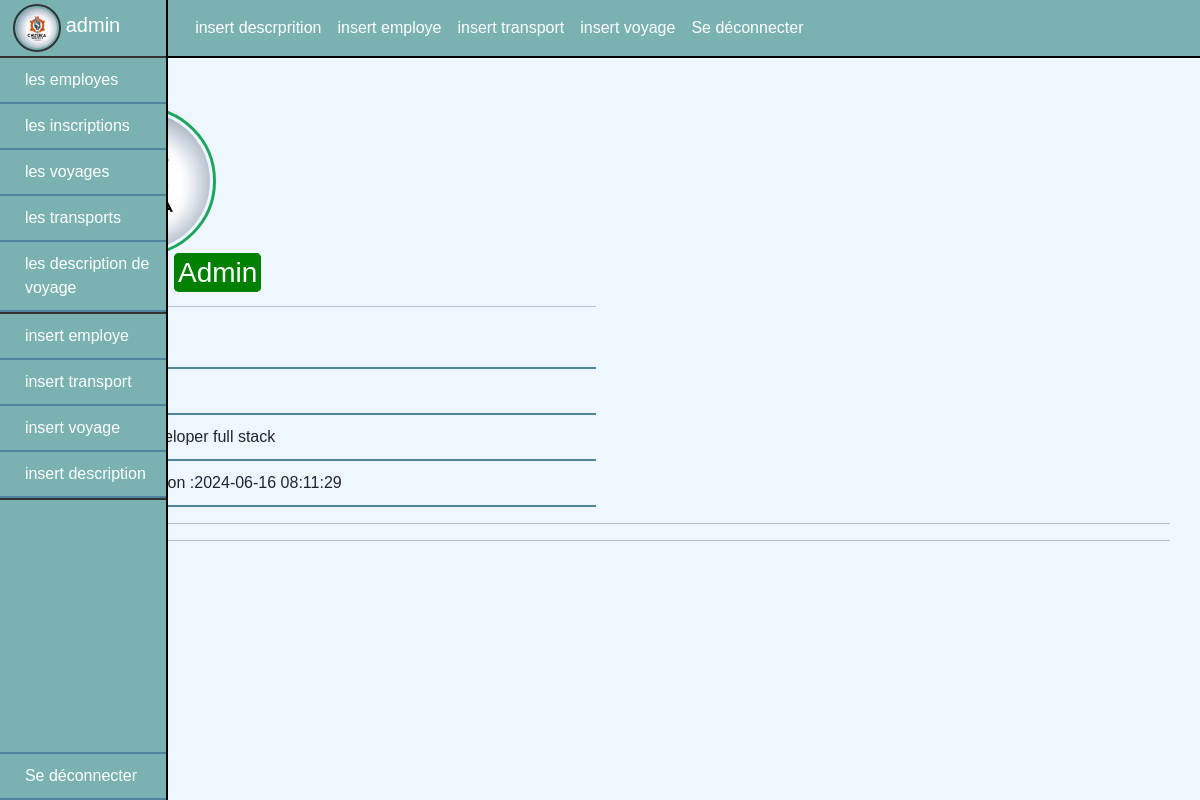
Page /admin/profile.php?codeEmp=6 (signed in) on the committed database.
### tables this page shows
CREATE TABLE `employe` (
  `codeEmp` int(11) NOT NULL,
  `nom` varchar(50) DEFAULT NULL,
  `fonction` varchar(255) DEFAULT NULL,
  `user` varchar(255) NOT NULL,
  `pwd` varchar(255) NOT NULL,
  `idgroup` int(11) NOT NULL DEFAULT 0,
  `gender` varchar(20) NOT NULL,
  `photo_profile` text NOT NULL,
  `date_creation` timestamp NOT NULL DEFAULT current_timestamp()
);

### admin/profile.php (the view, shortened to what this page needs)
<?php
                if(!empty($_SESSION['idgroup'])){
                    include 'init.php' ;
                    require_once $includes.'conxDB.php';
                    include $includes.'header.php' ;
                     $codeEmp= $_GET['codeEmp'];
                     $sql="SELECT `codeEmp`, `nom`, `fonction`, `user`, `pwd`, `idgroup`, `gender`, `photo_profile`, `date_creation` FROM `employe` WHERE codeEmp=?";
                     $req=$con->prepare($sql);
                     $req->execute([$codeEmp]);
                     $res=$req->fetch(PDO::FETCH_ASSOC);
                    if( $res['idgroup'] == 1){
                         $type = "<span class='span_type ms-3'>Admin</span>" ;
                     }else{
                        $type = "<span class='span_type ms-3' >Employe</span>" ;
                     }
?>
         <div class="container-fluid p-0" style="position: relative;height:100vh;">
                         <?php
                          require_once $includes.'navbar_admin.php' ;
                          include $includes.'dashbord.php' ;
                          ?>
        <div class="container py-5 ">
            <div class="row row_img_profil ps-4">
                     <div>
                     </div>
            </div>
            <div class="row row_info ps-3" >
                <div class="col-12 col-lg-6">
                   <h3 class="ps-3"> <?= $res['user'] ." ". $type ?> </h3>
                   <hr>
                   <ul class="info_profile">
                       <li>Nom :<?= $res['nom'] ?> </li>
                       <li>Sexe :<?= $res['gender'] ?> </li>
                       <li>Fonction :<?= $res['fonction'] ?> </li>
                       <li>Date de creation :<?= $res['date_creation'] ?> </li>
                   </ul>
                </div>
                <hr>
                <hr>
            </div>
        </div>
<?php
                     include $includes.'footer.php' ;
                    }else{
                       header("location:../pages/connEmp.php") ;
                    }
?>

### includes/dashbord.php
<?php
        $codeEmp= $_SESSION['codeEmp'] ;
        $sql="SELECT `codeEmp`, `user`, photo_profile FROM `employe` WHERE `codeEmp`=?";
        $req=$con->prepare($sql);
        $req->execute([$codeEmp]);
        $res_dashbord=$req->fetch(PDO::FETCH_ASSOC);
?>
<section class="dashbord  " >
    <div class="div_info_admin py-1" style="border-bottom: 2px solid  #333;">
        <a href="profile.php?codeEmp=<?= $codeEmp ?>">
        <img src="../upload_images/<?= $res_dashbord['photo_profile'] ;?>" width="50px" height="50px" class="img-dash-admin" alt="">
        <span><?= $res_dashbord['user'] ; ?></span>
        </a>
    </div>
    <ul class="ul_dashbord">
        <li><a href="index.php">les employes</a></li>
        <li><a href="les_inscription_Emp.php">les inscriptions</a></li>
        <li><a href="les_voyages.php">les voyages</a></li>
        <li><a href="les_transports.php">les transports</a></li>
        <li><a href="les_desc_voy.php">les description de voyage  </a> </li>
        <li style="width: 100%;border:1px solid #333"></li>
        <li><a href="insert_emp.php">insert employe </a></li>
        <li><a href="insert_transport.php">insert transport </a></li>
        <li><a href="insert_voy.php">insert voyage </a></li>
        <li><a href="insert_desc.php">insert description </a></li>
        <li style="width: 100%;border:1px solid #333"></li>
        <li class="li_logout" ><a href="deconnecter.php">Se déconnecter</a></li>
    </ul>
</section>

### css/style.css (style rules this page uses)
* { padding: 0%; margin: 0%; box-sizing: border-box; font-family: Arial, Helvetica, sans-serif !important; }
body { background-color:#EEF7FF !important; }
.container { position: relative; }
.info_profile, .ul_dashbord { list-style-type: none; padding: 0%; }
.info_profile li , .ul_dashbord a { padding: 10px; border-bottom: 2px solid #4D869C; }
.row_info .span_type { background: green !important; border:2px solid green !important; color:white !important; padding: 2px !important; border-radius: 5px !important; }
.dashbord { width: 14%; min-height:100vh !important; background:#7AB2B2; position: absolute; top: 0%; left: 0%; z-index: 999; border-right: 2px solid black; }
.ul_dashbord a { display: block; padding-left: 15%; }
.ul_dashbord a, .div_info_admin a { text-decoration: none; color: white; }
.div_info_admin { padding-left: 8%; }
.div_info_admin span { color: white; font-size: 20px; }
.img-dash-admin { width: 48px; height: 48px; border: 2px solid #333; border-radius: 50%; padding: 2px; }
.li_logout { position: absolute; bottom:0%; border-top:2px solid #4D869C ; width: 100%; border-bottom: none !important; }

### rows in the picture
employe: photo_profile (picture), user "admin", fonction "developer full stack", date_creation "2024-06-16 08:11:29"
